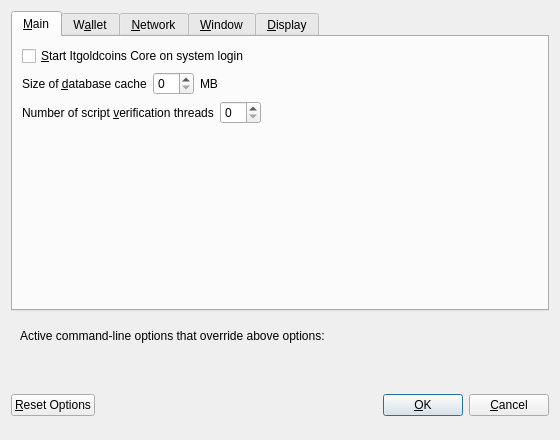
<?xml version="1.0" encoding="UTF-8"?>
<ui version="4.0">
 <class>OptionsDialog</class>
 <widget class="QDialog" name="OptionsDialog">
  <property name="geometry">
   <rect>
    <x>0</x>
    <y>0</y>
    <width>560</width>
    <height>440</height>
   </rect>
  </property>
  <property name="windowTitle">
   <string>Options</string>
  </property>
  <property name="modal">
   <bool>true</bool>
  </property>
  <layout class="QVBoxLayout" name="verticalLayout">
   <item>
    <widget class="QTabWidget" name="tabWidget">
     <property name="currentIndex">
      <number>0</number>
     </property>
     <widget class="QWidget" name="tabMain">
      <attribute name="title">
       <string>&amp;Main</string>
      </attribute>
      <layout class="QVBoxLayout" name="verticalLayout_Main">
       <item>
        <widget class="QCheckBox" name="itgoldcoinsAtStartup">
         <property name="toolTip">
          <string>Automatically start Itgoldcoins Core after logging in to the system.</string>
         </property>
         <property name="text">
          <string>&amp;Start Itgoldcoins Core on system login</string>
         </property>
        </widget>
       </item>
       <item>
        <layout class="QHBoxLayout" name="horizontalLayout_2_Main">
         <item>
          <widget class="QLabel" name="databaseCacheLabel">
           <property name="text">
            <string>Size of &amp;database cache</string>
           </property>
           <property name="textFormat">
            <enum>Qt::PlainText</enum>
           </property>
           <property name="buddy">
            <cstring>databaseCache</cstring>
           </property>
          </widget>
         </item>
         <item>
          <widget class="QSpinBox" name="databaseCache"/>
         </item>
         <item>
          <widget class="QLabel" name="databaseCacheUnitLabel">
           <property name="text">
            <string>MB</string>
           </property>
           <property name="textFormat">
            <enum>Qt::PlainText</enum>
           </property>
          </widget>
         </item>
         <item>
          <spacer name="horizontalSpacer_2_Main">
           <property name="orientation">
            <enum>Qt::Horizontal</enum>
           </property>
           <property name="sizeHint" stdset="0">
            <size>
             <width>40</width>
             <height>20</height>
            </size>
           </property>
          </spacer>
         </item>
        </layout>
       </item>
       <item>
        <layout class="QHBoxLayout" name="horizontalLayout_3_Main">
         <item>
          <widget class="QLabel" name="threadsScriptVerifLabel">
           <property name="text">
            <string>Number of script &amp;verification threads</string>
           </property>
           <property name="textFormat">
            <enum>Qt::PlainText</enum>
           </property>
           <property name="buddy">
            <cstring>threadsScriptVerif</cstring>
           </property>
          </widget>
         </item>
         <item>
          <widget class="QSpinBox" name="threadsScriptVerif">
           <property name="toolTip">
            <string>(0 = auto, &lt;0 = leave that many cores free)</string>
           </property>
          </widget>
         </item>
         <item>
          <spacer name="horizontalSpacer_3_Main">
           <property name="orientation">
            <enum>Qt::Horizontal</enum>
           </property>
           <property name="sizeHint" stdset="0">
            <size>
             <width>40</width>
             <height>20</height>
            </size>
           </property>
          </spacer>
         </item>
        </layout>
       </item>
       <item>
        <spacer name="verticalSpacer_Main">
         <property name="orientation">
          <enum>Qt::Vertical</enum>
         </property>
         <property name="sizeHint" stdset="0">
          <size>
           <width>20</width>
           <height>40</height>
          </size>
         </property>
        </spacer>
       </item>
      </layout>
     </widget>
     <widget class="QWidget" name="tabWallet">
      <attribute name="title">
       <string>W&amp;allet</string>
      </attribute>
      <layout class="QVBoxLayout" name="verticalLayout_Wallet">
       <item>
        <widget class="QGroupBox" name="groupBox">
         <property name="title">
          <string>Expert</string>
         </property>
         <layout class="QVBoxLayout" name="verticalLayout_2">
          <item>
           <widget class="QCheckBox" name="coinControlFeatures">
            <property name="toolTip">
             <string>Whether to show coin control features or not.</string>
            </property>
            <property name="text">
             <string>Enable coin &amp;control features</string>
            </property>
           </widget>
          </item>
          <item>
           <widget class="QCheckBox" name="spendZeroConfChange">
            <property name="toolTip">
             <string>If you disable the spending of unconfirmed change, the change from a transaction cannot be used until that transaction has at least one confirmation. This also affects how your balance is computed.</string>
            </property>
            <property name="text">
             <string>&amp;Spend unconfirmed change</string>
            </property>
           </widget>
          </item>
         </layout>
        </widget>
       </item>
       <item>
        <spacer name="verticalSpacer_Wallet">
         <property name="orientation">
          <enum>Qt::Vertical</enum>
         </property>
         <property name="sizeHint" stdset="0">
          <size>
           <width>20</width>
           <height>40</height>
          </size>
         </property>
        </spacer>
       </item>
      </layout>
     </widget>
     <widget class="QWidget" name="tabNetwork">
      <attribute name="title">
       <string>&amp;Network</string>
      </attribute>
      <layout class="QVBoxLayout" name="verticalLayout_Network">
       <item>
        <widget class="QCheckBox" name="mapPortUpnp">
         <property name="toolTip">
          <string>Automatically open the Itgoldcoins client port on the router. This only works when your router supports UPnP and it is enabled.</string>
         </property>
         <property name="text">
          <string>Map port using &amp;UPnP</string>
         </property>
        </widget>
       </item>
       <item>
        <widget class="QCheckBox" name="allowIncoming">
         <property name="toolTip">
          <string>Accept connections from outside</string>
         </property>
         <property name="text">
          <string>Allow incoming connections</string>
         </property>
        </widget>
       </item>
       <item>
        <widget class="QCheckBox" name="connectSocks">
         <property name="toolTip">
          <string>Connect to the Itgoldcoins network through a SOCKS5 proxy.</string>
         </property>
         <property name="text">
          <string>&amp;Connect through SOCKS5 proxy (default proxy):</string>
         </property>
        </widget>
       </item>
       <item>
        <layout class="QHBoxLayout" name="horizontalLayout_1_Network">
         <item>
          <widget class="QLabel" name="proxyIpLabel">
           <property name="text">
            <string>Proxy &amp;IP:</string>
           </property>
           <property name="textFormat">
            <enum>Qt::PlainText</enum>
           </property>
           <property name="buddy">
            <cstring>proxyIp</cstring>
           </property>
          </widget>
         </item>
         <item>
          <widget class="QValidatedLineEdit" name="proxyIp">
           <property name="minimumSize">
            <size>
             <width>140</width>
             <height>0</height>
            </size>
           </property>
           <property name="maximumSize">
            <size>
             <width>140</width>
             <height>16777215</height>
            </size>
           </property>
           <property name="toolTip">
            <string>IP address of the proxy (e.g. IPv4: 127.0.0.1 / IPv6: ::1)</string>
           </property>
          </widget>
         </item>
         <item>
          <widget class="QLabel" name="proxyPortLabel">
           <property name="text">
            <string>&amp;Port:</string>
           </property>
           <property name="textFormat">
            <enum>Qt::PlainText</enum>
           </property>
           <property name="buddy">
            <cstring>proxyPort</cstring>
           </property>
          </widget>
         </item>
         <item>
          <widget class="QLineEdit" name="proxyPort">
           <property name="minimumSize">
            <size>
             <width>55</width>
             <height>0</height>
            </size>
           </property>
           <property name="maximumSize">
            <size>
             <width>55</width>
             <height>16777215</height>
            </size>
           </property>
           <property name="toolTip">
            <string>Port of the proxy (e.g. 9050)</string>
           </property>
          </widget>
         </item>
         <item>
          <spacer name="horizontalSpacer_1_Network">
           <property name="orientation">
            <enum>Qt::Horizontal</enum>
           </property>
           <property name="sizeHint" stdset="0">
            <size>
             <width>40</width>
             <height>20</height>
            </size>
           </property>
          </spacer>
         </item>
        </layout>
       </item>
       <item>
        <layout class="QHBoxLayout" name="horizontalLayout_2_Network">
         <item>
          <widget class="QLabel" name="proxyActiveNets">
           <property name="text">
            <string>Used for reaching peers via:</string>
           </property>
           <property name="textFormat">
            <enum>Qt::PlainText</enum>
           </property>
          </widget>
         </item>
         <item>
          <widget class="QCheckBox" name="proxyReachIPv4">
           <property name="enabled">
            <bool>false</bool>
           </property>
           <property name="toolTip">
            <string>Shows, if the supplied default SOCKS5 proxy is used to reach peers via this network type.</string>
           </property>
           <property name="text">
            <string/>
           </property>
          </widget>
         </item>
         <item>
          <widget class="QLabel" name="proxyReachIPv4Label">
           <property name="text">
            <string>IPv4</string>
           </property>
           <property name="textFormat">
            <enum>Qt::PlainText</enum>
           </property>
          </widget>
         </item>
         <item>
          <widget class="QCheckBox" name="proxyReachIPv6">
           <property name="enabled">
            <bool>false</bool>
           </property>
           <property name="toolTip">
            <string>Shows, if the supplied default SOCKS5 proxy is used to reach peers via this network type.</string>
           </property>
           <property name="text">
            <string/>
           </property>
          </widget>
         </item>
         <item>
          <widget class="QLabel" name="proxyReachIPv6Label">
           <property name="text">
            <string>IPv6</string>
           </property>
           <property name="textFormat">
            <enum>Qt::PlainText</enum>
           </property>
          </widget>
         </item>
         <item>
          <widget class="QCheckBox" name="proxyReachTor">
           <property name="enabled">
            <bool>false</bool>
           </property>
           <property name="toolTip">
            <string>Shows, if the supplied default SOCKS5 proxy is used to reach peers via this network type.</string>
           </property>
           <property name="text">
            <string/>
           </property>
          </widget>
         </item>
         <item>
          <widget class="QLabel" name="proxyReachTorLabel">
           <property name="text">
            <string>Tor</string>
           </property>
           <property name="textFormat">
            <enum>Qt::PlainText</enum>
           </property>
          </widget>
         </item>
         <item>
          <spacer name="horizontalSpacer_2_Network">
           <property name="orientation">
            <enum>Qt::Horizontal</enum>
           </property>
           <property name="sizeHint" stdset="0">
            <size>
             <width>40</width>
             <height>20</height>
            </size>
           </property>
          </spacer>
         </item>
        </layout>
       </item>
       <item>
        <widget class="QCheckBox" name="connectSocksTor">
         <property name="toolTip">
          <string>Connect to the Itgoldcoins network through a separate SOCKS5 proxy for Tor hidden services.</string>
         </property>
         <property name="text">
          <string>Use separate SOCKS5 proxy to reach peers via Tor hidden services:</string>
         </property>
        </widget>
       </item>
       <item>
        <layout class="QHBoxLayout" name="horizontalLayout_3_Network">
         <item>
          <widget class="QLabel" name="proxyIpTorLabel">
           <property name="text">
            <string>Proxy &amp;IP:</string>
           </property>
           <property name="textFormat">
            <enum>Qt::PlainText</enum>
           </property>
           <property name="buddy">
            <cstring>proxyIpTor</cstring>
           </property>
          </widget>
         </item>
         <item>
          <widget class="QValidatedLineEdit" name="proxyIpTor">
           <property name="minimumSize">
            <size>
             <width>140</width>
             <height>0</height>
            </size>
           </property>
           <property name="maximumSize">
            <size>
             <width>140</width>
             <height>16777215</height>
            </size>
           </property>
           <property name="toolTip">
            <string>IP address of the proxy (e.g. IPv4: 127.0.0.1 / IPv6: ::1)</string>
           </property>
          </widget>
         </item>
         <item>
          <widget class="QLabel" name="proxyPortTorLabel">
           <property name="text">
            <string>&amp;Port:</string>
           </property>
           <property name="textFormat">
            <enum>Qt::PlainText</enum>
           </property>
           <property name="buddy">
            <cstring>proxyPortTor</cstring>
           </property>
          </widget>
         </item>
         <item>
          <widget class="QLineEdit" name="proxyPortTor">
           <property name="minimumSize">
            <size>
             <width>55</width>
             <height>0</height>
            </size>
           </property>
           <property name="maximumSize">
            <size>
             <width>55</width>
             <height>16777215</height>
            </size>
           </property>
           <property name="toolTip">
            <string>Port of the proxy (e.g. 9050)</string>
           </property>
          </widget>
         </item>
         <item>
          <spacer name="horizontalSpacer_4_Network">
           <property name="orientation">
            <enum>Qt::Horizontal</enum>
           </property>
           <property name="sizeHint" stdset="0">
            <size>
             <width>40</width>
             <height>20</height>
            </size>
           </property>
          </spacer>
         </item>
        </layout>
       </item>
       <item>
        <spacer name="verticalSpacer_Network">
         <property name="orientation">
          <enum>Qt::Vertical</enum>
         </property>
         <property name="sizeHint" stdset="0">
          <size>
           <width>20</width>
           <height>40</height>
          </size>
         </property>
        </spacer>
       </item>
      </layout>
     </widget>
     <widget class="QWidget" name="tabWindow">
      <attribute name="title">
       <string>&amp;Window</string>
      </attribute>
      <layout class="QVBoxLayout" name="verticalLayout_Window">
       <item>
        <widget class="QCheckBox" name="minimizeToTray">
         <property name="toolTip">
          <string>Show only a tray icon after minimizing the window.</string>
         </property>
         <property name="text">
          <string>&amp;Minimize to the tray instead of the taskbar</string>
         </property>
        </widget>
       </item>
       <item>
        <widget class="QCheckBox" name="minimizeOnClose">
         <property name="toolTip">
          <string>Minimize instead of exit the application when the window is closed. When this option is enabled, the application will be closed only after selecting Exit in the menu.</string>
         </property>
         <property name="text">
          <string>M&amp;inimize on close</string>
         </property>
        </widget>
       </item>
       <item>
        <spacer name="verticalSpacer_Window">
         <property name="orientation">
          <enum>Qt::Vertical</enum>
         </property>
         <property name="sizeHint" stdset="0">
          <size>
           <width>20</width>
           <height>40</height>
          </size>
         </property>
        </spacer>
       </item>
      </layout>
     </widget>
     <widget class="QWidget" name="tabDisplay">
      <attribute name="title">
       <string>&amp;Display</string>
      </attribute>
      <layout class="QVBoxLayout" name="verticalLayout_Display">
       <item>
        <layout class="QHBoxLayout" name="horizontalLayout_1_Display">
         <item>
          <widget class="QLabel" name="langLabel">
           <property name="text">
            <string>User Interface &amp;language:</string>
           </property>
           <property name="textFormat">
            <enum>Qt::PlainText</enum>
           </property>
           <property name="buddy">
            <cstring>lang</cstring>
           </property>
          </widget>
         </item>
         <item>
          <widget class="QValueComboBox" name="lang">
           <property name="toolTip">
            <string>The user interface language can be set here. This setting will take effect after restarting Itgoldcoins Core.</string>
           </property>
          </widget>
         </item>
        </layout>
       </item>
       <item>
        <layout class="QHBoxLayout" name="horizontalLayout_2_Display">
         <item>
          <widget class="QLabel" name="unitLabel">
           <property name="text">
            <string>&amp;Unit to show amounts in:</string>
           </property>
           <property name="textFormat">
            <enum>Qt::PlainText</enum>
           </property>
           <property name="buddy">
            <cstring>unit</cstring>
           </property>
          </widget>
         </item>
         <item>
          <widget class="QValueComboBox" name="unit">
           <property name="toolTip">
            <string>Choose the default subdivision unit to show in the interface and when sending coins.</string>
           </property>
          </widget>
         </item>
        </layout>
       </item>
       <item>
        <layout class="QHBoxLayout" name="horizontalLayout_3_Display">
         <item>
          <widget class="QLabel" name="thirdPartyTxUrlsLabel">
           <property name="toolTip">
            <string>Third party URLs (e.g. a block explorer) that appear in the transactions tab as context menu items. %s in the URL is replaced by transaction hash. Multiple URLs are separated by vertical bar |.</string>
           </property>
           <property name="text">
            <string>Third party transaction URLs</string>
           </property>
           <property name="buddy">
            <cstring>thirdPartyTxUrls</cstring>
           </property>
          </widget>
         </item>
         <item>
          <widget class="QLineEdit" name="thirdPartyTxUrls">
           <property name="toolTip">
            <string>Third party URLs (e.g. a block explorer) that appear in the transactions tab as context menu items. %s in the URL is replaced by transaction hash. Multiple URLs are separated by vertical bar |.</string>
           </property>
          </widget>
         </item>
        </layout>
       </item>
       <item>
        <spacer name="verticalSpacer_Display">
         <property name="orientation">
          <enum>Qt::Vertical</enum>
         </property>
         <property name="sizeHint" stdset="0">
          <size>
           <width>20</width>
           <height>40</height>
          </size>
         </property>
        </spacer>
       </item>
      </layout>
     </widget>
    </widget>
   </item>
   <item>
    <widget class="QFrame" name="frame">
     <layout class="QVBoxLayout" name="verticalLayout_Bottom">
      <item>
       <layout class="QHBoxLayout" name="horizontalLayout_Bottom">
        <item>
         <widget class="QLabel" name="overriddenByCommandLineInfoLabel">
          <property name="text">
           <string>Active command-line options that override above options:</string>
          </property>
          <property name="textFormat">
           <enum>Qt::PlainText</enum>
          </property>
         </widget>
        </item>
        <item>
         <spacer name="horizontalSpacer_Bottom">
          <property name="orientation">
           <enum>Qt::Horizontal</enum>
          </property>
          <property name="sizeHint" stdset="0">
           <size>
            <width>40</width>
            <height>20</height>
           </size>
          </property>
         </spacer>
        </item>
       </layout>
      </item>
      <item>
       <widget class="QLabel" name="overriddenByCommandLineLabel">
        <property name="text">
         <string/>
        </property>
        <property name="textFormat">
         <enum>Qt::PlainText</enum>
        </property>
        <property name="wordWrap">
         <bool>true</bool>
        </property>
       </widget>
      </item>
     </layout>
    </widget>
   </item>
   <item>
    <layout class="QHBoxLayout" name="horizontalLayout_Buttons">
     <item>
      <widget class="QPushButton" name="resetButton">
       <property name="toolTip">
        <string>Reset all client options to default.</string>
       </property>
       <property name="text">
        <string>&amp;Reset Options</string>
       </property>
       <property name="autoDefault">
        <bool>false</bool>
       </property>
      </widget>
     </item>
     <item>
      <spacer name="horizontalSpacer_1">
       <property name="orientation">
        <enum>Qt::Horizontal</enum>
       </property>
       <property name="sizeHint" stdset="0">
        <size>
         <width>40</width>
         <height>48</height>
        </size>
       </property>
      </spacer>
     </item>
     <item>
      <widget class="QLabel" name="statusLabel">
       <property name="minimumSize">
        <size>
         <width>200</width>
         <height>0</height>
        </size>
       </property>
       <property name="font">
        <font>
         <weight>75</weight>
         <bold>true</bold>
        </font>
       </property>
       <property name="text">
        <string/>
       </property>
       <property name="textFormat">
        <enum>Qt::PlainText</enum>
       </property>
       <property name="wordWrap">
        <bool>true</bool>
       </property>
      </widget>
     </item>
     <item>
      <spacer name="horizontalSpacer_2">
       <property name="orientation">
        <enum>Qt::Horizontal</enum>
       </property>
       <property name="sizeHint" stdset="0">
        <size>
         <width>40</width>
         <height>48</height>
        </size>
       </property>
      </spacer>
     </item>
     <item>
      <widget class="QPushButton" name="okButton">
       <property name="text">
        <string>&amp;OK</string>
       </property>
       <property name="autoDefault">
        <bool>false</bool>
       </property>
       <property name="default">
        <bool>true</bool>
       </property>
      </widget>
     </item>
     <item>
      <widget class="QPushButton" name="cancelButton">
       <property name="text">
        <string>&amp;Cancel</string>
       </property>
       <property name="autoDefault">
        <bool>false</bool>
       </property>
      </widget>
     </item>
    </layout>
   </item>
  </layout>
 </widget>
 <customwidgets>
  <customwidget>
   <class>QValidatedLineEdit</class>
   <extends>QLineEdit</extends>
   <header>qvalidatedlineedit.h</header>
  </customwidget>
  <customwidget>
   <class>QValueComboBox</class>
   <extends>QComboBox</extends>
   <header>qvaluecombobox.h</header>
  </customwidget>
 </customwidgets>
 <resources/>
 <connections/>
</ui>
